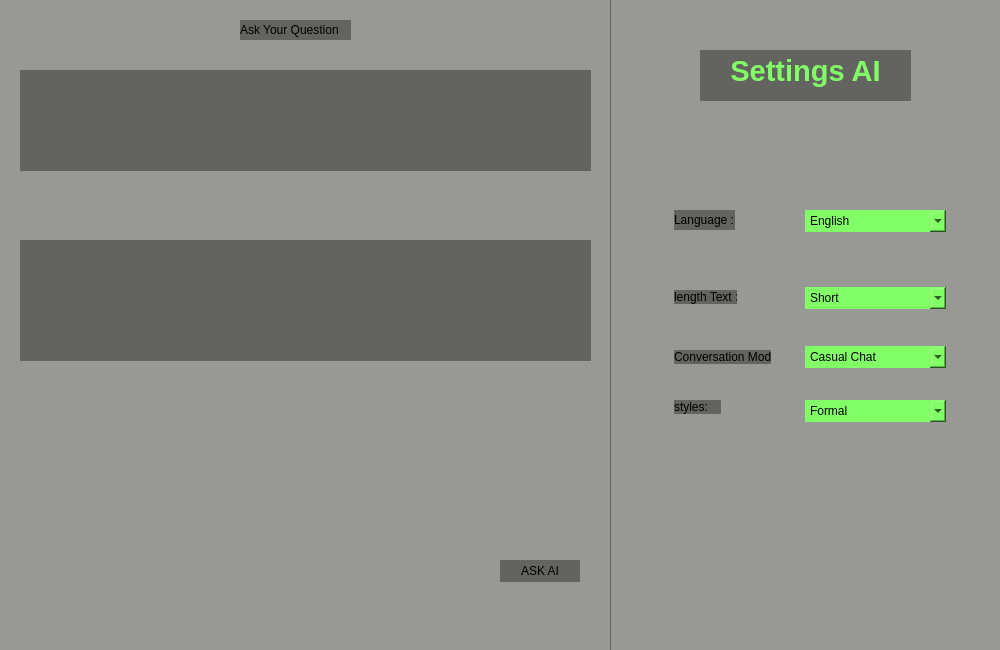
<?xml version="1.0" encoding="UTF-8"?>
<ui version="4.0">
 <class>AIDIALOG</class>
 <widget class="QDialog" name="AIDIALOG">
  <property name="geometry">
   <rect>
    <x>0</x>
    <y>0</y>
    <width>1000</width>
    <height>650</height>
   </rect>
  </property>
  <property name="windowTitle">
   <string>Dialog</string>
  </property>
  <widget class="QGroupBox" name="groupBox">
   <property name="geometry">
    <rect>
     <x>610</x>
     <y>0</y>
     <width>391</width>
     <height>661</height>
    </rect>
   </property>
   <property name="styleSheet">
    <string notr="true">background-color: rgba(17, 17, 11, 100);
border:none;</string>
   </property>
   <property name="title">
    <string/>
   </property>
   <widget class="QTextEdit" name="textEdit">
    <property name="geometry">
     <rect>
      <x>90</x>
      <y>50</y>
      <width>211</width>
      <height>51</height>
     </rect>
    </property>
    <property name="html">
     <string>&lt;!DOCTYPE HTML PUBLIC &quot;-//W3C//DTD HTML 4.0//EN&quot; &quot;http://www.w3.org/TR/REC-html40/strict.dtd&quot;&gt;
&lt;html&gt;&lt;head&gt;&lt;meta name=&quot;qrichtext&quot; content=&quot;1&quot; /&gt;&lt;style type=&quot;text/css&quot;&gt;
p, li { white-space: pre-wrap; }
&lt;/style&gt;&lt;/head&gt;&lt;body style=&quot; font-family:'MS Shell Dlg 2'; font-size:8.25pt; font-weight:400; font-style:normal;&quot;&gt;
&lt;p align=&quot;center&quot; style=&quot; margin-top:0px; margin-bottom:0px; margin-left:0px; margin-right:0px; -qt-block-indent:0; text-indent:0px;&quot;&gt;&lt;span style=&quot; font-family:'MS Shell Dlg 2'; font-size:22pt; font-weight:600; color:#82ff66;&quot;&gt;Settings AI&lt;/span&gt;&lt;/p&gt;&lt;/body&gt;&lt;/html&gt;</string>
    </property>
   </widget>
   <widget class="QLabel" name="label">
    <property name="geometry">
     <rect>
      <x>64</x>
      <y>210</y>
      <width>61</width>
      <height>20</height>
     </rect>
    </property>
    <property name="text">
     <string>Language :</string>
    </property>
   </widget>
   <widget class="QComboBox" name="comboBox_Language">
    <property name="geometry">
     <rect>
      <x>195</x>
      <y>210</y>
      <width>141</width>
      <height>22</height>
     </rect>
    </property>
    <property name="styleSheet">
     <string notr="true">background-color: rgb(130, 255, 102);
color: rgb(0, 0, 0);</string>
    </property>
    <item>
     <property name="text">
      <string>English</string>
     </property>
    </item>
    <item>
     <property name="text">
      <string>Frensh</string>
     </property>
    </item>
   </widget>
   <widget class="QComboBox" name="comboBox_Length">
    <property name="geometry">
     <rect>
      <x>195</x>
      <y>287</y>
      <width>141</width>
      <height>22</height>
     </rect>
    </property>
    <property name="styleSheet">
     <string notr="true">background-color: rgb(130, 255, 102);
color: rgb(0, 0, 0);</string>
    </property>
    <item>
     <property name="text">
      <string>Short</string>
     </property>
    </item>
    <item>
     <property name="text">
      <string>Medium</string>
     </property>
    </item>
    <item>
     <property name="text">
      <string>Long</string>
     </property>
    </item>
   </widget>
   <widget class="QLabel" name="label_2">
    <property name="geometry">
     <rect>
      <x>64</x>
      <y>290</y>
      <width>63</width>
      <height>14</height>
     </rect>
    </property>
    <property name="text">
     <string>length Text :</string>
    </property>
   </widget>
   <widget class="QLabel" name="label_3">
    <property name="geometry">
     <rect>
      <x>64</x>
      <y>350</y>
      <width>97</width>
      <height>14</height>
     </rect>
    </property>
    <property name="text">
     <string>Conversation Mode:</string>
    </property>
   </widget>
   <widget class="QComboBox" name="comboBox_mode">
    <property name="geometry">
     <rect>
      <x>195</x>
      <y>346</y>
      <width>141</width>
      <height>22</height>
     </rect>
    </property>
    <property name="styleSheet">
     <string notr="true">background-color: rgb(130, 255, 102);
color: rgb(0, 0, 0);</string>
    </property>
    <item>
     <property name="text">
      <string>Casual Chat</string>
     </property>
    </item>
    <item>
     <property name="text">
      <string>More Structured</string>
     </property>
    </item>
   </widget>
   <widget class="QLabel" name="label_4">
    <property name="geometry">
     <rect>
      <x>64</x>
      <y>400</y>
      <width>47</width>
      <height>14</height>
     </rect>
    </property>
    <property name="text">
     <string>styles:</string>
    </property>
   </widget>
   <widget class="QComboBox" name="comboBox_Style">
    <property name="geometry">
     <rect>
      <x>195</x>
      <y>400</y>
      <width>141</width>
      <height>22</height>
     </rect>
    </property>
    <property name="styleSheet">
     <string notr="true">background-color: rgb(130, 255, 102);
color: rgb(0, 0, 0);</string>
    </property>
    <item>
     <property name="text">
      <string>Formal</string>
     </property>
    </item>
    <item>
     <property name="text">
      <string>Informal</string>
     </property>
    </item>
    <item>
     <property name="text">
      <string>Academic</string>
     </property>
    </item>
   </widget>
  </widget>
  <widget class="QLabel" name="label_5">
   <property name="geometry">
    <rect>
     <x>0</x>
     <y>0</y>
     <width>1000</width>
     <height>650</height>
    </rect>
   </property>
   <property name="text">
    <string/>
   </property>
   <property name="pixmap">
    <pixmap resource="image.qrc">:/img/image/BackgroundAI.jpg</pixmap>
   </property>
   <property name="scaledContents">
    <bool>true</bool>
   </property>
  </widget>
  <widget class="QGroupBox" name="groupBox_2">
   <property name="geometry">
    <rect>
     <x>0</x>
     <y>0</y>
     <width>611</width>
     <height>190</height>
    </rect>
   </property>
   <property name="styleSheet">
    <string notr="true">background-color: rgba(17, 17, 11, 100);
border:none;</string>
   </property>
   <property name="title">
    <string/>
   </property>
   <widget class="QLabel" name="label_6">
    <property name="geometry">
     <rect>
      <x>240</x>
      <y>20</y>
      <width>111</width>
      <height>20</height>
     </rect>
    </property>
    <property name="text">
     <string>Ask Your Question</string>
    </property>
   </widget>
   <widget class="QLineEdit" name="lineEdit_question">
    <property name="geometry">
     <rect>
      <x>20</x>
      <y>70</y>
      <width>571</width>
      <height>101</height>
     </rect>
    </property>
   </widget>
  </widget>
  <widget class="QGroupBox" name="groupBox_3">
   <property name="geometry">
    <rect>
     <x>0</x>
     <y>190</y>
     <width>611</width>
     <height>461</height>
    </rect>
   </property>
   <property name="styleSheet">
    <string notr="true">background-color: rgba(17, 17, 11, 100);
border:none;</string>
   </property>
   <property name="title">
    <string/>
   </property>
   <widget class="QPushButton" name="pushButton">
    <property name="geometry">
     <rect>
      <x>500</x>
      <y>370</y>
      <width>80</width>
      <height>22</height>
     </rect>
    </property>
    <property name="text">
     <string>ASK AI</string>
    </property>
   </widget>
   <widget class="QTextEdit" name="textEdit_2">
    <property name="geometry">
     <rect>
      <x>20</x>
      <y>50</y>
      <width>571</width>
      <height>121</height>
     </rect>
    </property>
    <property name="styleSheet">
     <string notr="true">font: 14pt &quot;MS Shell Dlg 2&quot;;</string>
    </property>
    <property name="html">
     <string>&lt;!DOCTYPE HTML PUBLIC &quot;-//W3C//DTD HTML 4.0//EN&quot; &quot;http://www.w3.org/TR/REC-html40/strict.dtd&quot;&gt;
&lt;html&gt;&lt;head&gt;&lt;meta name=&quot;qrichtext&quot; content=&quot;1&quot; /&gt;&lt;style type=&quot;text/css&quot;&gt;
p, li { white-space: pre-wrap; }
&lt;/style&gt;&lt;/head&gt;&lt;body style=&quot; font-family:'MS Shell Dlg 2'; font-size:14pt; font-weight:400; font-style:normal;&quot;&gt;
&lt;p style=&quot;-qt-paragraph-type:empty; margin-top:0px; margin-bottom:0px; margin-left:0px; margin-right:0px; -qt-block-indent:0; text-indent:0px; font-size:8.25pt;&quot;&gt;&lt;br /&gt;&lt;/p&gt;&lt;/body&gt;&lt;/html&gt;</string>
    </property>
   </widget>
  </widget>
  <zorder>label_5</zorder>
  <zorder>groupBox</zorder>
  <zorder>groupBox_2</zorder>
  <zorder>groupBox_3</zorder>
 </widget>
 <resources>
  <include location="image.qrc"/>
 </resources>
 <connections/>
</ui>
